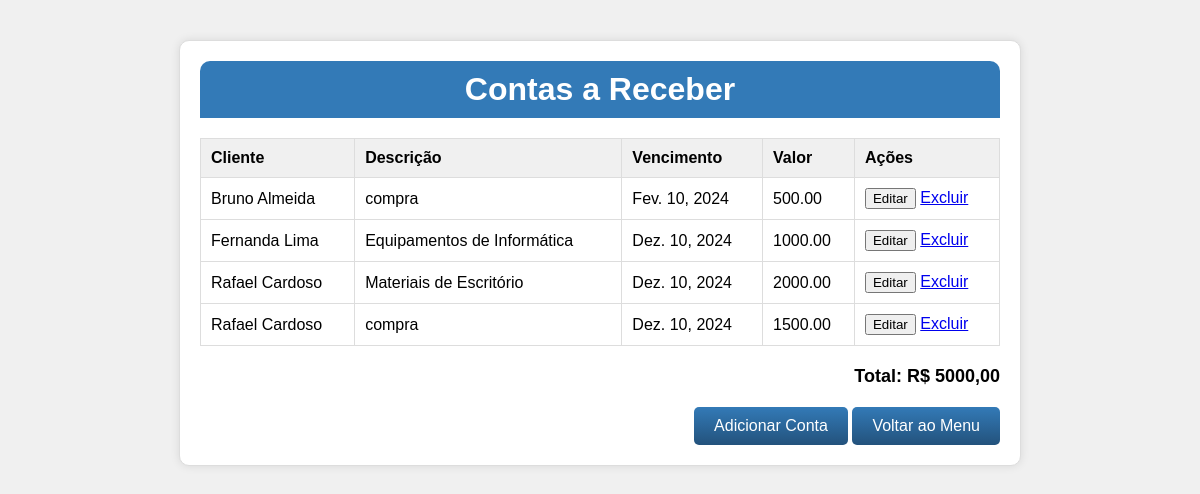
The app's page /contasareceber/ (signed in) with its own data.
### contasareceber/models.py (models this page shows, shortened)
class Contasareceber(models.Model):
    cliente = models.CharField(max_length=100)  # Alterado para cliente
    descricao = models.CharField(max_length=200)
    vencimento = models.DateField()
    valor = models.DecimalField(max_digits=10, decimal_places=2)

### contasareceber/views.py (the view)
# urls.py: path('', views.contasareceber_list, name='contasareceber_list'),
@login_required
def contasareceber_list(request):
    contasareceber = Contasareceber.objects.all()
    return render(request, 'contasareceber.html', {'contasareceber': contasareceber})

### contasareceber/templates/contasareceber.html (shortened to what this page needs)
<!DOCTYPE html>
<html lang="pt-BR">
<head>
</head>
<body>
    <div class="container">
        <div class="header">
            <h1>Contas a Receber</h1>
        </div>
        <div class="table-container">
            <table class="table" id="contasareceberTable">
                <thead>
                    <tr>
                        <th>Cliente</th>
                        <th>Descrição</th>
                        <th>Vencimento</th>
                        <th>Valor</th>
                        <th>Ações</th>
                    </tr>
                </thead>
                <tbody id="contasareceberList">
                    {% for contasareceber in contasareceber %}
                    <tr data-id="{{ contasareceber.id }}">
                        <td>{{ contasareceber.cliente }}</td>
                        <td>{{ contasareceber.descricao }}</td>
                        <td>{{ contasareceber.vencimento }}</td>
                        <td>{{ contasareceber.valor }}</td>
                        <td>
                            <button onclick="editContasareceber(this)">Editar</button>
                            <a href="{% url 'delete_contasareceber' contasareceber.id %}" class="btn btn-danger">Excluir</a>
                        </td>
                    </tr>
                    {% endfor %}
                </tbody>
            </table>
        </div>
        <div id="totalContainer">
            Total: R$ <span id="totalValor">0,00</span>
        </div>
        <div class="button-container">
            <button class="gradient-button" onclick="toggleForm()">Adicionar Conta</button>
            <button class="gradient-button" onclick="window.location.href='{% url 'menu' %}'">Voltar ao Menu</button>
        </div>
    </div>
</body>
</html>

### contasareceber/templates/contasareceber.html (style rules this page uses)
body { background-color: #f0f0f0; font-family: Arial, sans-serif; margin: 0; }
.container { max-width: 800px; margin: 40px auto; padding: 20px; background-color: #fff; border: 1px solid #ddd; border-radius: 10px; box-shadow: 0 0 10px rgba(0, 0, 0, 0.1); }
.header { background-color: #337ab7; color: #fff; padding: 10px; text-align: center; border-top-left-radius: 10px; border-top-right-radius: 10px; }
.header h1 { margin: 0; }
.table-container { margin-top: 20px; }
.table { width: 100%; border-collapse: collapse; }
.table th, .table td { border: 1px solid #ddd; padding: 10px; text-align: left; }
.table th { background-color: #f0f0f0; }
.button-container { text-align: right; margin-top: 20px; }
.button-container .gradient-button { background-image: linear-gradient(to bottom, #337ab7, #23527c); background-color: #337ab7; color: #fff; border: none; padding: 10px 20px; font-size: 16px; cursor: pointer; border-radius: 5px; }
#totalContainer { margin-top: 20px; text-align: right; font-size: 18px; font-weight: bold; }

### records on screen
Contasareceber: cliente "Bruno Almeida", descricao "compra", vencimento "Fev. 10, 2024", valor "500.00"
Contasareceber: cliente "Fernanda Lima", descricao "Equipamentos de Informática", vencimento "Dez. 10, 2024", valor "1000.00"
Contasareceber: cliente "Rafael Cardoso", descricao "Materiais de Escritório", vencimento "Dez. 10, 2024", valor "2000.00"
Contasareceber: cliente "Rafael Cardoso", descricao "compra", vencimento "Dez. 10, 2024", valor "1500.00"
